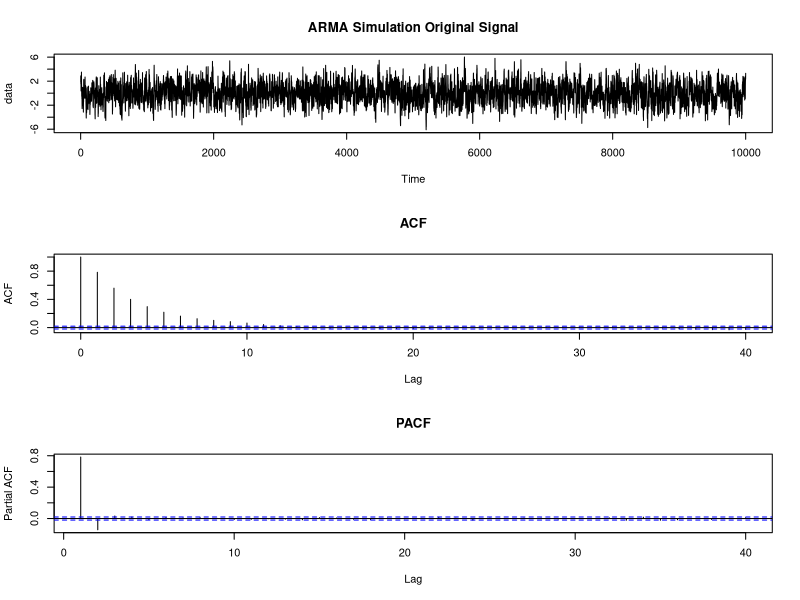

Recreate this plot in R.
rm(list = ls())

data = arima.sim(list(order=c(1,0,1), ar=0.7, ma=0.2), n = 10000)
par(mfcol = c(3,1))
plot(data, main='ARMA Simulation Original Signal')
acf(data, type='correlation', main='ACF')
acf(data, type='partial', main='PACF')

